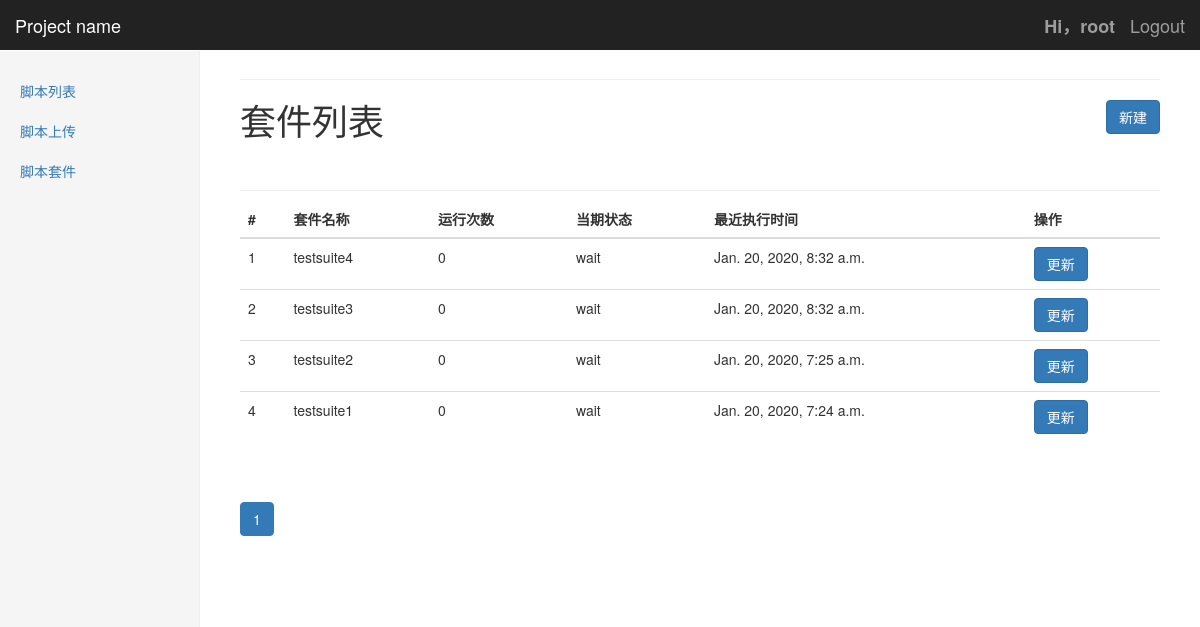
Page /TestScripts/SuiteList/ (signed in) on the committed database.
### TestScripts/models.py (models this page shows)
class testSuite(models.Model):
    delete_choices = ((0, 'undelete'), (1, 'delete'))
    testScript = models.ManyToManyField(testScript)
    suiteName = models.CharField(max_length=50)
    runTimes = models.IntegerField(default=0)
    status = models.CharField(max_length=20, default='wait')
    lastRunTime = models.DateTimeField(auto_now=True)
    createTime = models.DateTimeField(auto_now_add=True)
    isDelete = models.BooleanField(default=0, choices=delete_choices)

### TestScripts/views.py (the view)
# urls.py: path('SuiteList/', views.suiteList.as_view(), name='SuiteList'),
class suiteList(ListView):
    template_name = 'TestScripts/SuiteList.html'
    context_object_name = 'testSuiteList'
    paginate_by = 10
    def get_queryset(self):
        return testSuite.objects.filter(isDelete=0).order_by('-createTime')

### templates/TestScripts/SuiteList.html (shortened to what this page needs)
{% extends 'Base.html' %}
{% block page-header %}
<h1>套件列表
    <a class="btn btn-primary pull-right" href="{% url 'TestScripts:SuiteCreate' %}">新建</a>
</h1>
{% endblock %}
{% block table-responsive %}
<table class="table">
    <thead>
    <tr>
        <th>#</th>
        <th>套件名称</th>
        <th>运行次数</th>
        <th>当期状态</th>
        <th>最近执行时间</th>
        <th>操作</th>
    </tr>
    </thead>
    <tbody>
    {% for testSuite in testSuiteList %}
    <tr>
        <td>{{ forloop.counter }}</td>
        <td>{{ testSuite.suiteName }}</td>
        <td>{{ testSuite.runTimes }}</td>
        <td>{{ testSuite.status }}</td>
        <td>{{ testSuite.lastRunTime }}</td>
        <td>
            <div class="form-input">
                <a class="btn btn-primary" href="{% url 'TestScripts:SuiteUpdate' testSuite.id %}">更新</a>
            </div>
        </td>
        {% endfor %}
    </tr>
    </tbody>
</table>
<div class="pagination">
    <nav>
        <ul class="pagination">
            {% for page_num in page_obj.paginator.page_range %}
            {% if page_num == page_obj.number %}
            <li class="active"><a href="?page={{ page_num }}">{{page_num}}</a></li>
            {% else %}
            <li class=""><a href="?page={{ page_num }}">{{page_num}}</a></li>
            {% endif %}
            {% endfor %}
        </ul>
    </nav>
</div>
{% endblock %}

### templates/Base.html (shortened to what this page needs)
<!DOCTYPE html>
<html lang="en">
<head>
    <link href="/static/bootstrap/css/bootstrap.min.css" rel="stylesheet">
    <link href="/static/bootstrap/css/dashboard.css" rel="stylesheet">
    <link href="/static/bootstrap/css/mycss.css" rel="stylesheet">
</head>
<body>
<nav class="navbar navbar-inverse navbar-fixed-top">
    <div class="container-fluid">
        <div class="navbar-header">
            <a class="navbar-brand" href="#">Project name</a>
        </div>
        <div id="navbar" class="navbar-collapse collapse">
            <ul class="nav navbar-nav navbar-right">
                {% if request.user.is_authenticated %}
                <li><a class="navbar-brand"
                       href="{% url 'TestScripts:ScriptList' %}"><b>Hi，{{request.user.username}}</b></a></li>
                <li><a class="navbar-brand" href="{% url 'Users:SignOut' %}">Logout</a></li>
                {% else %}
                <li><a class="navbar-brand" href="{% url 'Users:SignIn' %}">Sign In</a></li>
                <li><a class="navbar-brand" href="{% url 'Users:SignUp' %}">Sign Up</a></li>
                {% endif %}
            </ul>
        </div>
    </div>
</nav>
<div class="container-fluid">
    <div class="row">
        {% if request.user.is_authenticated %}
        <div class="col-sm-3 col-md-2 sidebar">
            <ul class="nav nav-sidebar">
                <li><a href="{% url 'TestScripts:ScriptList' %}">脚本列表</a></li>
                <li><a href="{% url 'TestScripts:ScriptUpload' %}">脚本上传</a></li>
                <li><a href="{% url 'TestScripts:SuiteList' %}">脚本套件</a></li>
            </ul>
        </div>
        {% endif %}
        <div class="col-sm-9 col-sm-offset-3 col-md-10 col-md-offset-2 main">
            <h1 class="page-header">{% block page-header %}{% endblock %}</h1>
            <h2 class="sub-header">{% block sub-header %}{% endblock %}</h2>
            <div class="table-responsive">
                {% block table-responsive %}
                {% endblock %}
            </div>
        </div>
    </div>
</div>
</body>
</html>

### rows in the picture
testSuite: suiteName "testsuite4", runTimes "0", status "wait", lastRunTime "Jan. 20, 2020, 8:32 a.m."
testSuite: suiteName "testsuite3", runTimes "0", status "wait", lastRunTime "Jan. 20, 2020, 8:32 a.m."
testSuite: suiteName "testsuite2", runTimes "0", status "wait", lastRunTime "Jan. 20, 2020, 7:25 a.m."
testSuite: suiteName "testsuite1", runTimes "0", status "wait", lastRunTime "Jan. 20, 2020, 7:24 a.m."

### other values in the picture
{{ request.user.username }} "root"
{{ page_num }} "1"
